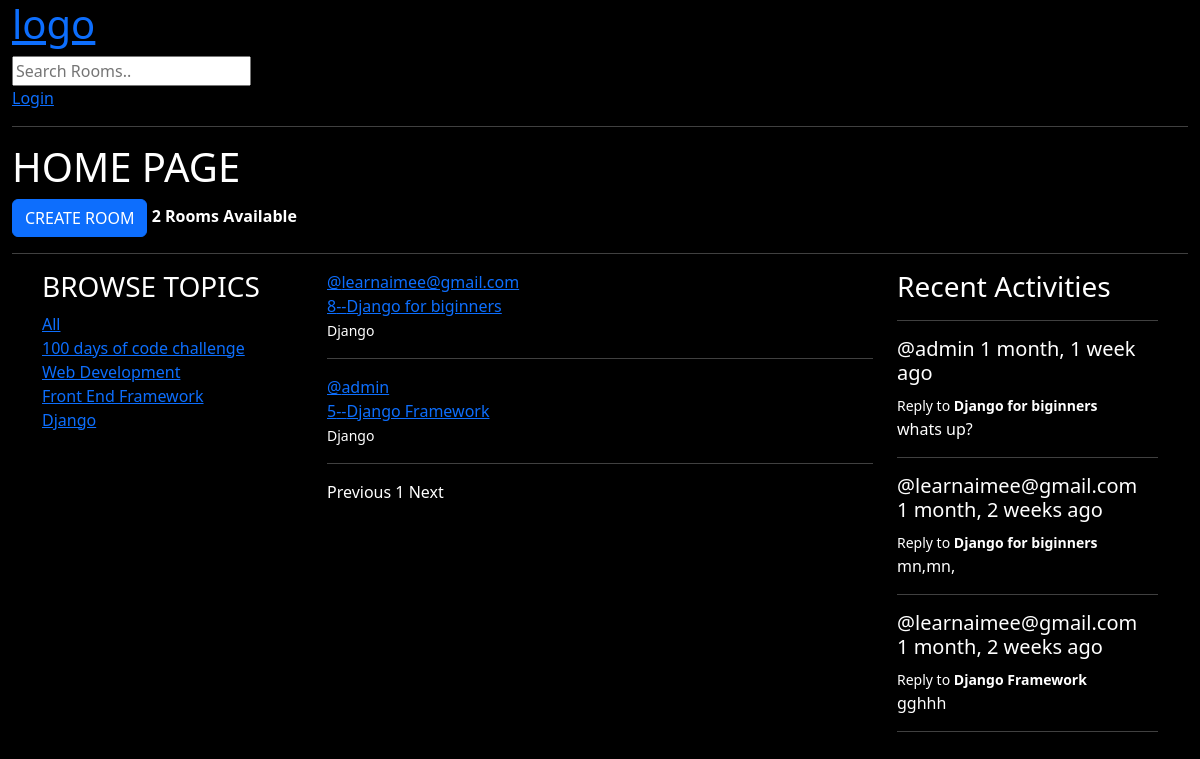
Screenshot of /?q=Django with the database file from the repository.
### base/models.py (models this page shows, shortened)
class Topic(models.Model):
    name = models.CharField(max_length=200)

class Room(models.Model):
    host= models.ForeignKey(User,on_delete=models.SET_NULL,null=True)
    topic = models.ForeignKey(Topic,on_delete=models.SET_NULL,null=True)
    name = models.CharField(max_length=200)
    description = models.TextField(null=True,blank=True)
    participants=models.ManyToManyField(User,related_name='participants',blank=True)
    updated= models.DateTimeField(auto_now=True)    # every save
    created =models.DateTimeField(auto_now_add=True)# first save
    class Meta:
        ordering =["-updated","-created"]
    def __str__(self):
        return self.name

class Messages(models.Model):
    user = models.ForeignKey(User,on_delete=models.CASCADE)
    room = models.ForeignKey(Room,on_delete=models.CASCADE)
    body =models.TextField()
    updated = models.DateTimeField(auto_now=True)  # every save
    created = models.DateTimeField(auto_now_add=True)  # first save

### base/views.py (the view)
# urls.py: path('',views.home,name="home"),
def home(request):
    q=request.GET.get('q') if request.GET.get('q')!=None else ''
    rooms = Room.objects.filter(
        Q(topic__name__icontains=q) |
        Q(name__icontains=q) |
        Q(description__icontains=q)
    )
    paginator = Paginator(rooms, 2)  # posts per page
    page = request.GET.get('page')
    try:
        queryset = paginator.page(page)
    except PageNotAnInteger:
        queryset = paginator.page(1)
    except EmptyPage:
        queryset = paginator.page(paginator.num_pages)
    topics =Topic.objects.all()
    room_count = rooms.count()
    room_msgs = Messages.objects.filter(Q(room__topic__name__icontains=q)).order_by('-created')
    context = {'rooms':queryset,'topics':topics,'room_count':room_count,'room_msgs':room_msgs}
    return render(request,"./base/home.html",context)

### templates/base/home.html
{% extends '../main.html' %}
{% block content %}
<div class="container-fluid">
  <h1>HOME PAGE</h1>
    <a  class="btn btn-primary" href="{% url 'create-room'%}">CREATE ROOM</a>
    <span><b>{{room_count}} Rooms Available</b></span>
<hr>
</div>
<div class="container">
    <div class="row">
        <div class="col-md-3">
         {% include './topics_component.html' %}
        </div>
        <div class="col-md-6">
       {% include './rooms_component.html' %}
        </div>
        <div class="col-md-3">
          {% include './activity_component.html' %}
        </div>
    </div>
</div>
{% endblock %}

### templates/base/topics_component.html
<div>
<h3>BROWSE TOPICS</h3>
<a href="{% url 'home' %}">All</a>
{% for topic in topics %}
<div>
<a href="{% url 'home' %}?q={{topic.name}}">{{topic.name}}</a>
</div>
{% endfor %}
</div>

### templates/base/rooms_component.html (shortened to what this page needs)
<div>
{% for room in rooms %}
<div>
<span><a href="{% url 'profile' room.host.id %} ">@{{room.host.username}}</a></span>
<br>
<a type="button" class="pst-group-item pst-group-item-action">
{{room.id}}--<a href="{% url 'room' room.id %}">{{room.name}}</a>
</a>
<br>
<small>{{room.topic.name}}</small>
<br>
<hr>
</div>
{% endfor %}
</div>
     <div>
        {% if rooms.has_previous %}
         <a href="?page={{ rooms.previous_page_number }}">Previous</a>
        {% else %}
        <a>Previous</a>
        {% endif %}
        {% for i in rooms.paginator.page_range %}
        {% if rooms.number == i %}
        <span>{{ i }} </span>
        {% else %}
        <a href="?page={{ i }}">{{ i }}</a>
        {% endif %}
        {% endfor %}
        {% if rooms.has_next %}
        <a href="?page={{ rooms.next_page_number }}">Next</a>
        {% else %}
       <a >Next</a>
        {% endif %}
     </div>

### templates/base/activity_component.html (shortened to what this page needs)
<div>
<h3>Recent Activities</h3>
<hr>
{% for msg in room_msgs%}
<div>
    <h5>@{{msg.user}}  {{msg.created|timesince}} ago</h5>
    <small>Reply to <strong>{{msg.room}}</strong></small>
    <p>{{msg.body}}</p>
</div>
<hr>
{% endfor %}
</div>

### static/styles/main.css (style rules this page uses)
body { background-color:black; color: white; }

### rows the page displays
Topic: name "100 days of code challenge"
Topic: name "Web Development"
Topic: name "Front End Framework"
Topic: name "Django"
Room: host.username "learnaimee@gmail.com", id "8", name "Django for biginners", topic.name "Django"
Room: host.username "admin", id "5", name "Django Framework", topic.name "Django"
Messages: user "admin", created "1 month, 1 week", room "Django for biginners", body "whats up?"
Messages: user "learnaimee@gmail.com", created "1 month, 2 weeks", room "Django for biginners", body "mn,mn,"
Messages: user "learnaimee@gmail.com", created "1 month, 2 weeks", room "Django Framework", body "gghhh"

### other values shown
{{ room_count }} "2"
{{ i }} "1"
